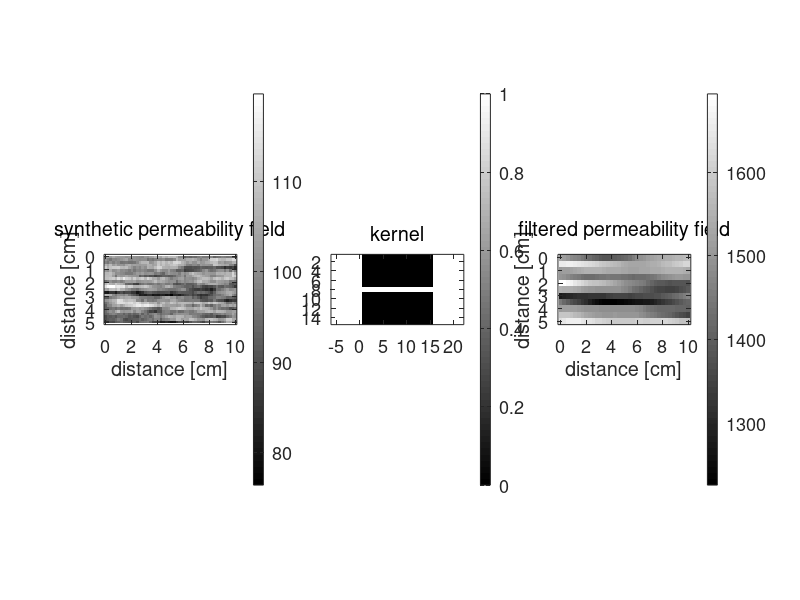

Here is the MATLAB script that generated this plot:
% convolution_demo
% Christopher Zahasky
% 13/3/2019
clear all
close all
set(0,'DefaultAxesFontSize',13, 'defaultlinelinewidth', 2,...
    'DefaultAxesTitleFontWeight', 'normal')

% Determine where your m-file's folder is.
current_folder = fileparts(which('convolution_demo')); 
% Add path to data folder
addpath([current_folder, '\data_generation']);

load('field_C01_5_and_1_50x25')

% filter
filter_size = 15;
filter = zeros(filter_size);
% filter(:,6) = 1;
filter(8,:) = 1;

% sharpen filter
% filter = [0 -1 0; -1 5 -1; 0 -1 0];

F_mat_filtered = conv2(F_mat, filter, 'valid');


figure('position', [118         558        1759         237])
subplot(1,3,1)
imagesc(x,y, F_mat);
axis equal
axis tight
colorbar;
colormap(gray)
xlabel('distance [cm]')
ylabel('distance [cm]')
title('synthetic permeability field')

subplot(1,3,2)
imagesc(filter);
axis equal
axis tight
colorbar;
colormap(gray)
% xlabel('distance [cm]')
% ylabel('distance [cm]')
title('kernel')

subplot(1,3,3)
imagesc(x,y, F_mat_filtered);
axis equal
axis tight
colorbar;
colormap(gray)
xlabel('distance [cm]')
ylabel('distance [cm]')
title('filtered permeability field')